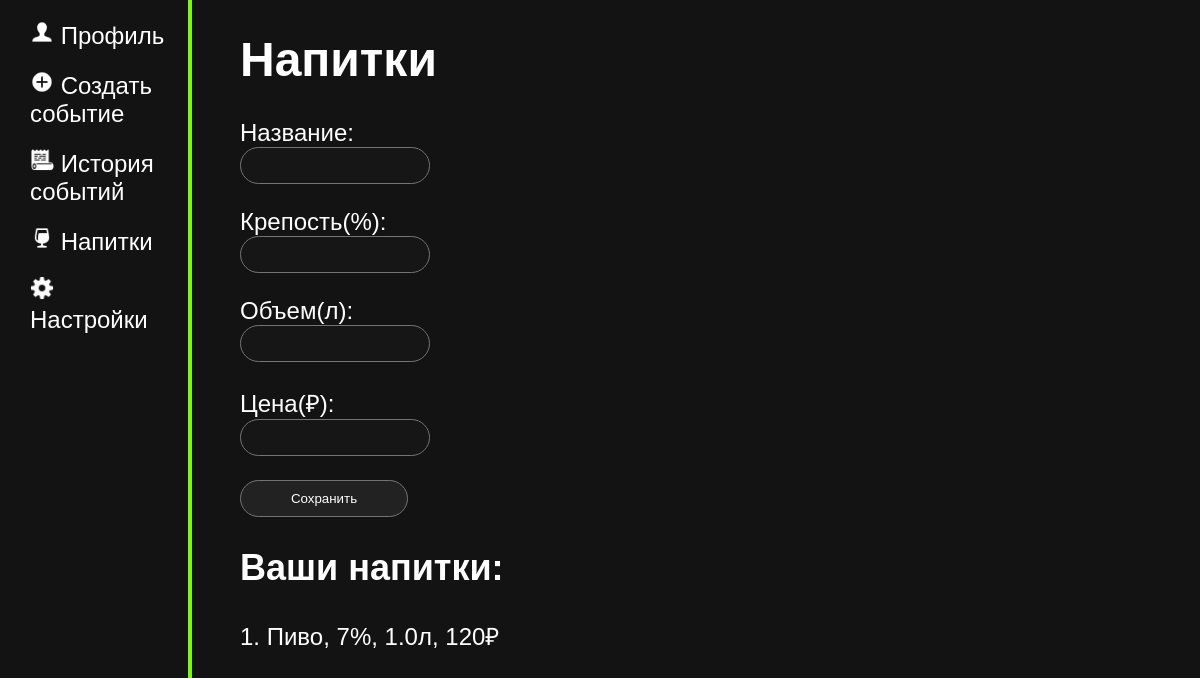
Page /drinks (signed in) on the earlier database version.
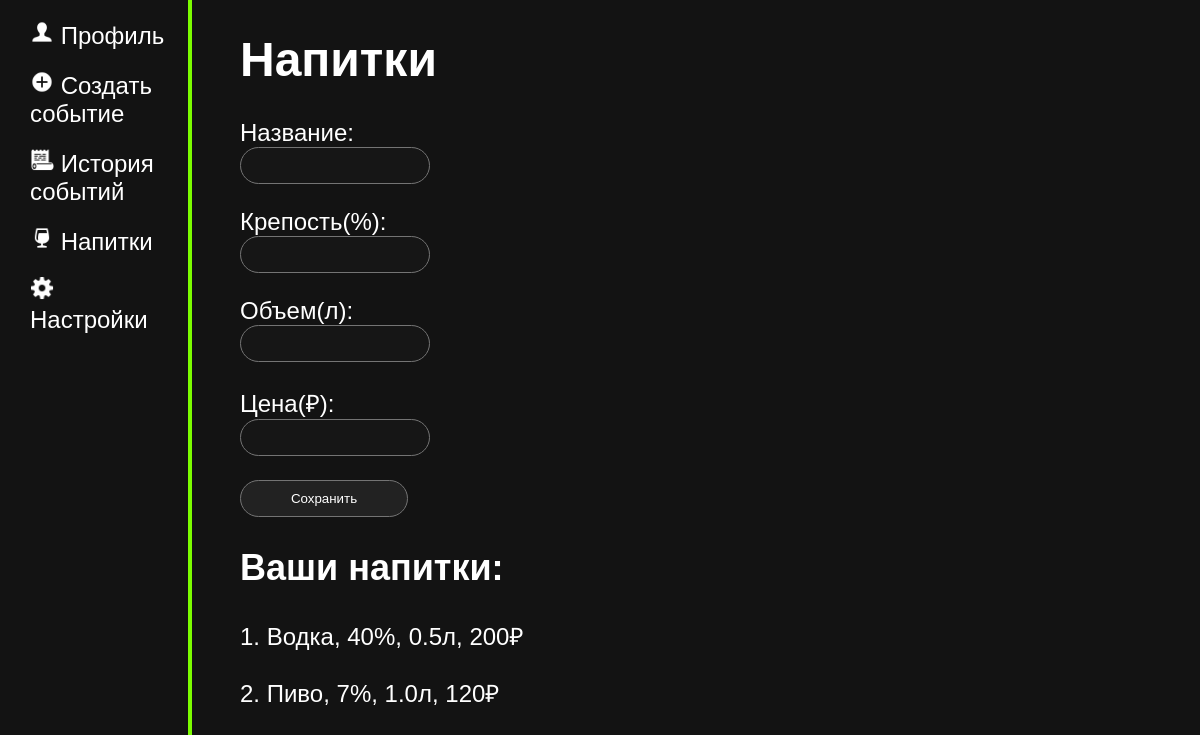
Same page on the later database version.
### tables this page shows
CREATE TABLE drink 
(
    id INTEGER PRIMARY KEY AUTOINCREMENT,
    title TEXT NOT NULL,
    price INTEGER NOT NULL,
    alcohol INTEGER NOT NULL,
    volume REAL NOT NULL,

    user_id INTEGER,
    FOREIGN KEY(user_id) REFERENCES user(id)
);

### main.py (the view, shortened to what this page needs)
@app.route("/drinks", methods = ["POST", "GET"])
@login_required
def drinks():
    drinks = D.get_drinks(current_user.get_id())
    return render_template("drinks.html", drinks = drinks)

### data.py (called while the page is built)
    def get_drinks(self, user_id):
        try:
            self.cursor.execute(f"SELECT id, title, alcohol, volume, price FROM drink WHERE user_id = {user_id} ORDER BY title")
            drinks = self.cursor.fetchall()
            return drinks
        except error:
            print("ОШИБКА! " + str(error))

    def get_user(self, user_id):
        try:
            self.cursor.execute(f"SELECT * FROM user WHERE id = {user_id} LIMIT 1")
            user = self.cursor.fetchone()
            return user
        except error:
                print("ОШИБКА! " + str(error))

### main.py (called while the page is built)
@login_manager.user_loader
def load_user(user_id):
    print("load user")
    return User().fromDB(user_id, D)

def connect_db():
    connect = sqlite3.connect(app.config['DATABASE'])
    connect.row_factory = sqlite3.Row
    return connect

def get_db():
    if not hasattr(g, "link_db"):
        g.link_db = connect_db()
        print("БАЗА ДАННЫХ ПОЛУЧЕНА")
    return g.link_db

@app.before_request
def before_request():
    global D
    db = get_db()
    D = Data(db)

### user.py (called while the page is built)
    def fromDB(self, user_id, db):
        self.__user = db.get_user(user_id)
        return self

    def get_id(self):
        return str(self.__user['id'])

### templates/drinks.html (shortened to what this page needs)
{% extends 'base.html' %}
{%block body%}
<div class="main">
    <h1>Напитки</h1>
    <div class="forma">
        <form action="" method="post">
            <p>Название: <br><input type="text" name="title" required></p>
            <p>Крепость(%): <br><input type="number" min="0" max="100" name="alcohol" required> </p>
            <p> Объем(л): <br><input type="number" name="volume" step="0.001" required> </p>
            <p> Цена(₽): <br><input type="number" name="price" required> </p>
            <p><input type="submit" value="Сохранить"></p>
        </form>
    </div>
    <h2>Ваши напитки:</h2>
    {%if drinks%}
    {%for i in drinks%}
    <div class="drinks">
        <p>{{loop.index}}. {{i.title}}, {{i.alcohol}}%, {{i.volume}}л, {{i.price}}₽
        </p>
    </div>
    {%endfor%}
    {% else %}
    <p>У вас пока нет напитков, но вы можете их добавить</p>
    {%endif%}
</div>
{%endblock body%}

Differences in the rows shown:
added drink: title "Водка", alcohol "40", volume "0.5", price "200"
